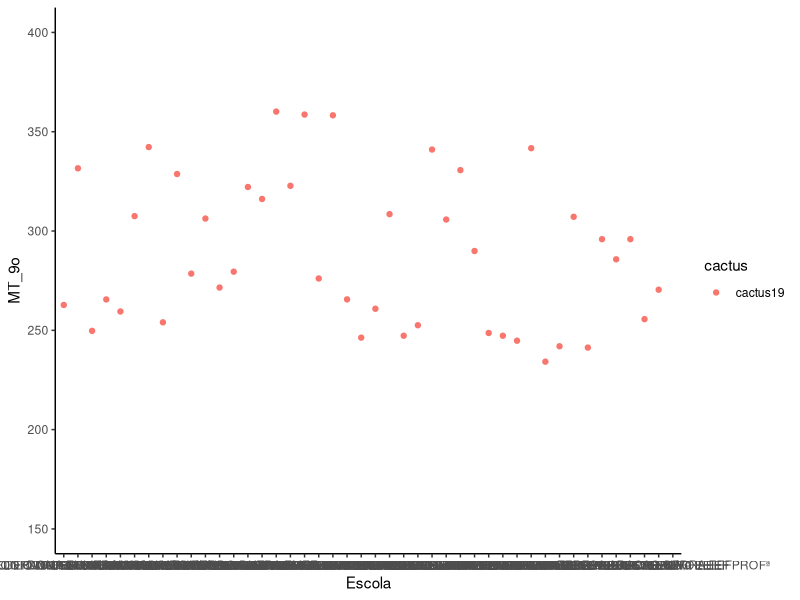

Write the R code that produced this figure.
library(readxl)
library(readr)
library(tidyverse)

base_final <- read_excel("base_final.xlsx")

ano_19 <- base_final %>% filter(ano == 2019)

ano_19 <- ano_19 %>% 
  mutate(across(36:41, ~ str_replace_all(.x, "NA", NA_character_))) %>% 
  mutate(across(36:41, ~ as.numeric(.x)))


#===============================================
# Regressões sem controles, dummy cactus
#===============================================

ano_19 %>% 
  filter(cactus == "cactus19") %>% 
  ggplot(aes(Escola, MT_9o, color = cactus)) +
  geom_point() +
  ylim(150,400) +
  theme_classic()
  # geom_hline(yintercept = mean(ano_19$MT_9o),
  #            color = "blue",
  #            linetype = 2)


summary(lm(MT_9o ~ cactus, data = ano_19)) # Nota de matemática 9º ano

summary(lm(IDEB_9o ~ cactus, data = ano_19)) # Nota IDEB 9º ano

summary(lm(aprovacao_9o ~ cactus, data = ano_19)) # Taxa de aprovação 9º ano

summary(lm(abandono_9o ~ cactus, data = ano_19)) # Taxa de abandono 9º ano

summary(lm(reprovacao_9o ~ cactus, data = ano_19)) # Taxa de reprovacao 9º ano

summary(lm(`Proficiência Média` ~ cactus, data = ano_19)) # Proficiência SPAECE 9º ano
